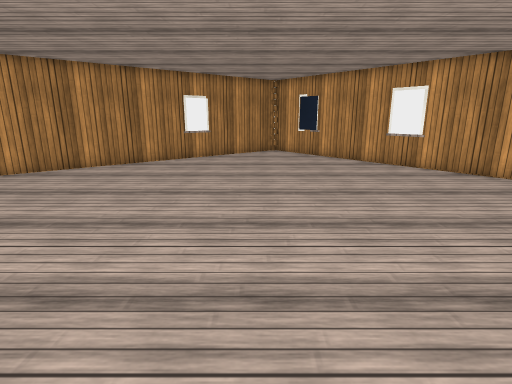
[1] (above)

12 first-person views from a walk through a Unity game level. The camera is 1.3 m above the floor, tilts 14° down and sees 80° across. The floor is counted in squares, 0.5 m on a side. Each view is taken from the middle of a square. On the plan, view 1 faces up. The plan holds only what a view shows up to about 20 squares ahead; the rest is blank. The place goes on beyond the plan. Surface patterns are stand-ins for the level's own textures.

[2]
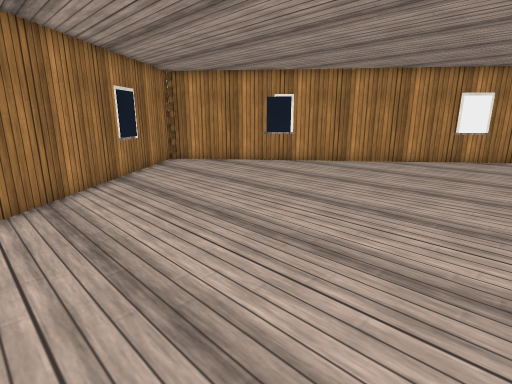

[3]
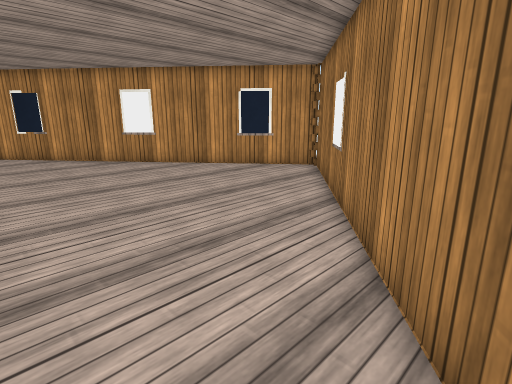

[4]
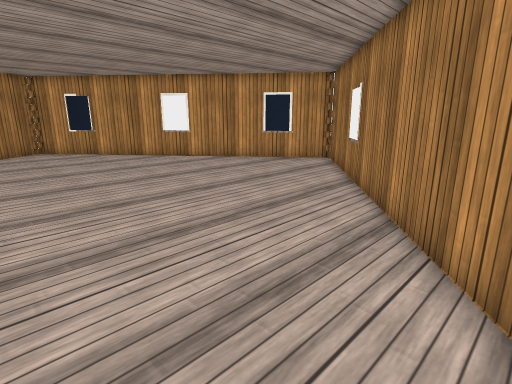

[5]
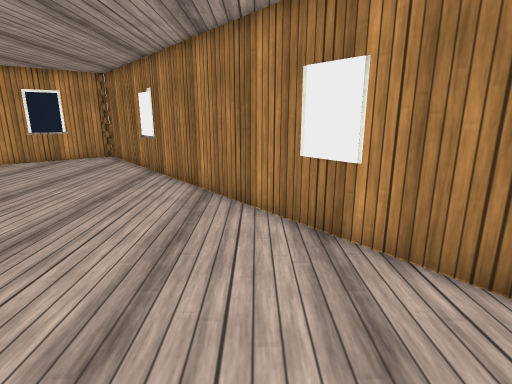

[6]
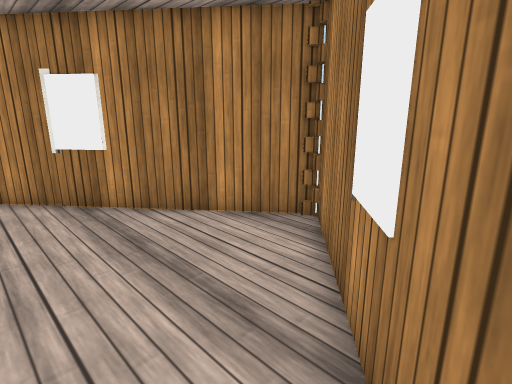

[7]
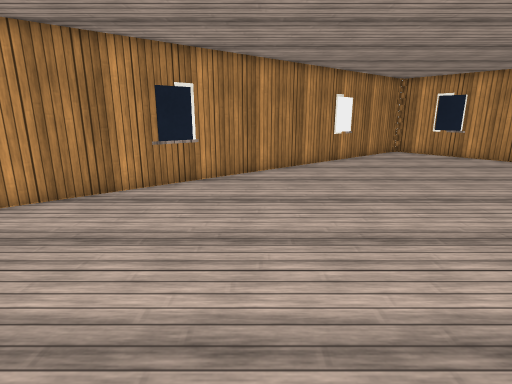

[8]
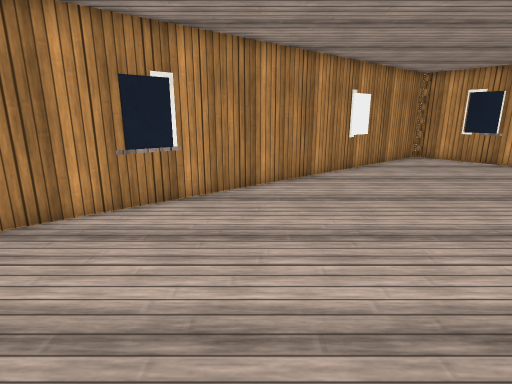

[9]
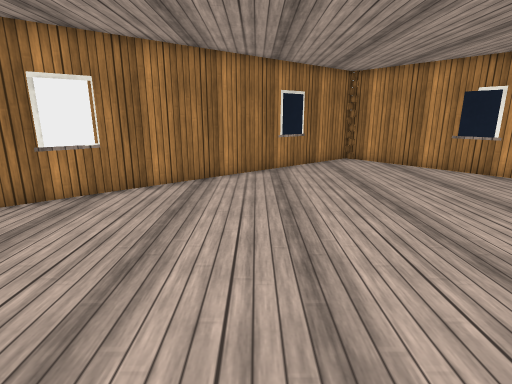

[10]
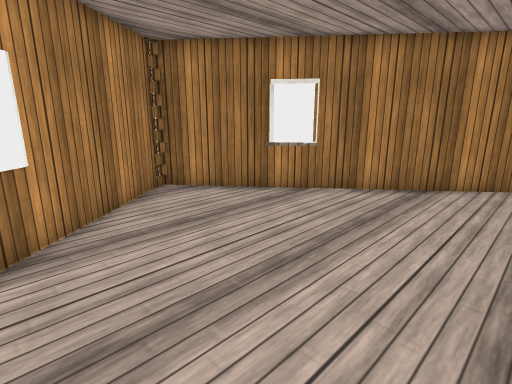

[11]
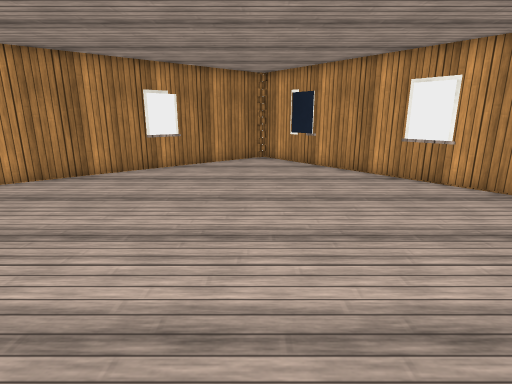

[12]
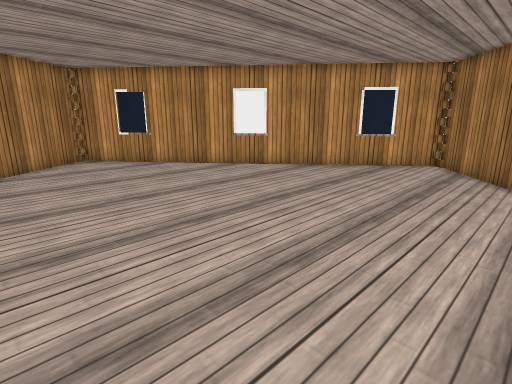

### Floor plan
Points are (right, up) in squares from view 1. A wall is a line through its corners. A room is listed if a view was taken in it or the views show most of it. See-through windows are left out.
Room 1 (views 1, 2, 3, 4, 5, 6, 7, 8, 9, 10, 11, 12)
walls: (-16.5, 7.9) (-4.7, -6.6) (-4.3, -6.3); (0.8, 23.5) (-16.6, 9.4); (-4.2, -6.5) (14, 8.3); (14.1, 8.5) (1.9, 23.5)

Positions as (right, up) in squares from view 1, and headings:
1: (0, 0), facing up
2: (0, -1), facing up-left
3: (0, -1), facing up-right
4: (-3, -2), facing up-right
5: (-6, -1), facing right
6: (-9, 0), facing down-right
7: (-9, 1), facing up
8: (-9, 4), facing up
9: (2, 3), facing left
10: (1, 4), facing down-left
11: (1, 4), facing up
12: (-4, 4), facing up-right
